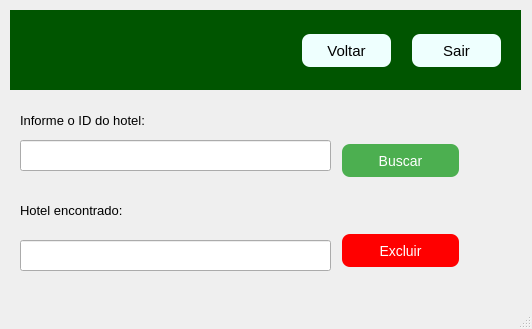
<?xml version="1.0" encoding="UTF-8"?>
<ui version="4.0">
 <class>MainWindow</class>
 <widget class="QMainWindow" name="MainWindow">
  <property name="geometry">
   <rect>
    <x>0</x>
    <y>0</y>
    <width>532</width>
    <height>329</height>
   </rect>
  </property>
  <property name="windowTitle">
   <string>MainWindow</string>
  </property>
  <widget class="QWidget" name="centralwidget">
   <widget class="QWidget" name="widget" native="true">
    <property name="geometry">
     <rect>
      <x>10</x>
      <y>10</y>
      <width>511</width>
      <height>80</height>
     </rect>
    </property>
    <property name="styleSheet">
     <string notr="true">background-color: rgb(0, 85, 0);</string>
    </property>
    <widget class="QPushButton" name="pushButton_sair">
     <property name="geometry">
      <rect>
       <x>400</x>
       <y>20</y>
       <width>93</width>
       <height>41</height>
      </rect>
     </property>
     <property name="styleSheet">
      <string notr="true">QPushButton {
           
	
	
	background-color: rgb(238, 255, 254);
           border: none;
           padding: 10px 20px;
           text-align: center;
           text-decoration: none;
           display: inline-block;
           font-size: 15px;
           margin: 4px 2px;
           cursor: pointer;
           border-radius: 8px;
        }
        QPushButton:hover {
          
	
	background-color: rgb(255, 255, 255);
        }</string>
     </property>
     <property name="text">
      <string>Sair</string>
     </property>
    </widget>
    <widget class="QPushButton" name="pushButton_voltar">
     <property name="geometry">
      <rect>
       <x>290</x>
       <y>20</y>
       <width>93</width>
       <height>41</height>
      </rect>
     </property>
     <property name="styleSheet">
      <string notr="true">QPushButton {
           
	
	
	background-color: rgb(238, 255, 254);
           border: none;
           padding: 10px 20px;
           text-align: center;
           text-decoration: none;
           display: inline-block;
           font-size: 15px;
           margin: 4px 2px;
           cursor: pointer;
           border-radius: 8px;
        }
        QPushButton:hover {
          
	
	background-color: rgb(255, 255, 255);
        }</string>
     </property>
     <property name="text">
      <string>Voltar</string>
     </property>
    </widget>
   </widget>
   <widget class="QLabel" name="label">
    <property name="geometry">
     <rect>
      <x>20</x>
      <y>110</y>
      <width>181</width>
      <height>21</height>
     </rect>
    </property>
    <property name="font">
     <font>
      <pointsize>10</pointsize>
     </font>
    </property>
    <property name="text">
     <string>Informe o ID do hotel:</string>
    </property>
   </widget>
   <widget class="QLineEdit" name="lineEdit">
    <property name="geometry">
     <rect>
      <x>20</x>
      <y>140</y>
      <width>311</width>
      <height>31</height>
     </rect>
    </property>
   </widget>
   <widget class="QPushButton" name="pushButton_buscar">
    <property name="geometry">
     <rect>
      <x>340</x>
      <y>140</y>
      <width>121</width>
      <height>41</height>
     </rect>
    </property>
    <property name="styleSheet">
     <string notr="true">QPushButton {
           background-color: #4CAF50;
           border: none;
           color: white;
           padding: 10px 20px;
           text-align: center;
           text-decoration: none;
           display: inline-block;
           font-size: 14px;
           margin: 4px 2px;
           cursor: pointer;
           border-radius: 8px;
        }
        QPushButton:hover {
           background-color: #45a049;
        }</string>
    </property>
    <property name="text">
     <string>Buscar</string>
    </property>
   </widget>
   <widget class="QLabel" name="label_2">
    <property name="geometry">
     <rect>
      <x>20</x>
      <y>200</y>
      <width>181</width>
      <height>21</height>
     </rect>
    </property>
    <property name="font">
     <font>
      <pointsize>10</pointsize>
     </font>
    </property>
    <property name="text">
     <string>Hotel encontrado:</string>
    </property>
   </widget>
   <widget class="QLineEdit" name="lineEdit_2">
    <property name="geometry">
     <rect>
      <x>20</x>
      <y>240</y>
      <width>311</width>
      <height>31</height>
     </rect>
    </property>
   </widget>
   <widget class="QPushButton" name="pushButton_excluir">
    <property name="geometry">
     <rect>
      <x>340</x>
      <y>230</y>
      <width>121</width>
      <height>41</height>
     </rect>
    </property>
    <property name="styleSheet">
     <string notr="true">QPushButton {
           
	background-color: rgb(255, 0, 0);
           border: none;
           color: white;
           padding: 10px 20px;
           text-align: center;
           text-decoration: none;
           display: inline-block;
           font-size: 14px;
           margin: 4px 2px;
           cursor: pointer;
           border-radius: 8px;
        }
        QPushButton:hover {
           
	
	background-color: rgb(195, 0, 0);
        }</string>
    </property>
    <property name="text">
     <string>Excluir</string>
    </property>
   </widget>
  </widget>
  <widget class="QMenuBar" name="menubar">
   <property name="geometry">
    <rect>
     <x>0</x>
     <y>0</y>
     <width>532</width>
     <height>26</height>
    </rect>
   </property>
  </widget>
  <widget class="QStatusBar" name="statusbar"/>
 </widget>
 <resources/>
 <connections/>
</ui>
